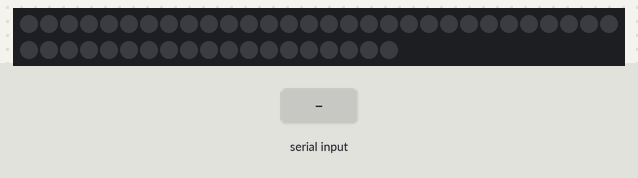
Bench run of a sketch on a simulated Arduino Uno, built with avr-gcc and run on an emulated ATmega328P. Parts: 49 RGB LEDs in strip order, left to right, continuing on the next row. The test bench sets the inputs (shaded band). The strip is taken to match the declared colour order; random numbers use the default seed unless the sketch sets one.

Above: at 1.2 s.
1.3 s: "1\n" received over Serial
At 1.95 s:
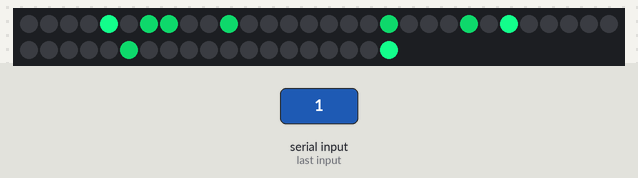
3.3 s: "off\n" received over Serial
At 4.3 s:
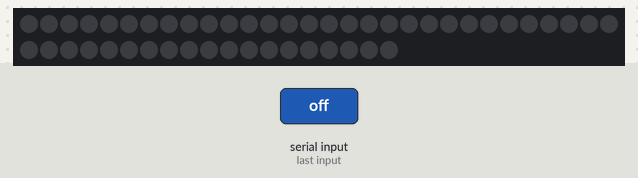
Timing chart, 0 to 6.3 s (numbered marks = the images above; inputs shaded):
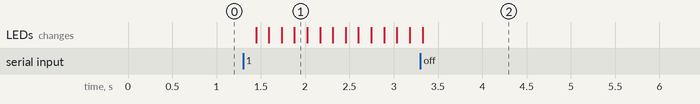

The sketch:

WhiteRain.ino
```cpp
// Libraries.
#include <Adafruit_NeoPixel.h>
#ifdef __AVR__
  #include <avr/power.h>
#endif

// Definitions.
#define PIN 6 // Which pin.
#define STRIPS  7 // Amount of strips.
#define PPS  7 // Pixels per strip.
#define NUMPIXELS   STRIPS * PPS // The number of pixels.
#define BRIGHTNESS  250 // Brightness of the LEDs.

String command; // Input.
int dv = 20; // Delayvalue in miliseconds.
int basedark[3] = {140, 70, 10}; //The darker color of the pixels
int baselight[3] = {255, 140, 20}; //The light color of the pixels
//The array holding the pixel values for the rain
int pixelfield[STRIPS][PPS];

Adafruit_NeoPixel pixels = Adafruit_NeoPixel(NUMPIXELS, PIN, NEO_RGB + NEO_KHZ800);

void setup() // This function gets called once at the beginning.
{
  // Initialize the serial connection
  Serial.begin ( 9600 );
  pixels.setBrightness ( BRIGHTNESS );
  pixels.begin (); // This initializes the NeoPixel library.
  pixels.show (); // Initialize all pixels to 'off'
}

void lightsOn ()
{
  //This function makes a rain like effect. The values of the pixels are randomly chosen and after each loop
  //shifted down one in the matrix that saves the values.
  int randvalue;

  //In these loops we move the entire matrix contents one down and fill the line at the top, which has
  //opened up, with new pixel values
  for ( int i = STRIPS - 1; i >= 0; i-- ){ //Moving up through the matrix
    for ( int j = 0; j < PPS; j++ ){
      pixelfield[i][j] = pixelfield[i-1][j];

      if(i == 0){
        randvalue = random(0,10);
        if(randvalue == 8){
          pixelfield[i][j] = 1; //Half bright pixel
        }else if(randvalue == 9){
          pixelfield[i][j] = 2; //Full brightness pixel
        }else{
          pixelfield[i][j] = 0; //Dark pixel
        }
      }
    }
  }

  /*

  //checking the values of the pixelfield
  Serial.print("[\n");
  for(int i = 0; i < STRIPS; i++){
    for(int j = 0; j < STRIPS; j++){
      Serial.print(pixelfield[i][j]);
      Serial.print(" ");
    }
    Serial.print("|\n");
  }
  Serial.print("]\n\n");
  */

  //Here we set the values of the pixels
  for ( int i = 0; i < STRIPS; i++ ){
    for ( int j = 0; j < PPS; j++ ){
      if(pixelfield[i][j] == 0){
        if(j % 2 == 1){
          pixels.setPixelColor (j*PPS + i, pixels.Color (0, 0, 0) );
        }else{
          pixels.setPixelColor (j*PPS + 6 - i, pixels.Color (0, 0, 0) );
        }
      }else if(pixelfield[i][j] == 1){
        if(j % 2 == 1){
          pixels.setPixelColor ( j*PPS + i, pixels.Color (baselight[2], baselight[0], baselight[1]) );
        }else{
          pixels.setPixelColor ( j*PPS + 6 - i, pixels.Color (baselight[2], baselight[0], baselight[1]) );
        }
      }else if(pixelfield[i][j] == 2){
        if(j % 2 == 1){
          pixels.setPixelColor ( j*PPS + i, pixels.Color (basedark[2], basedark[0], basedark[1]) );
        }else{
          pixels.setPixelColor ( j*PPS + 6 - i, pixels.Color (basedark[2], basedark[0], basedark[1]) );
        }
      }

    }
    delay(dv);
  }
}

void lightsOff ()
{
  for ( int i = 0; i < STRIPS; i++ )
  {
    for ( int j = 0; j < PPS; j++ )
    {
      pixels.setPixelColor ( i*PPS + j, pixels.Color ( 0, 0, 0 ) );
    }
  }
}

void loop ()
{
  if ( Serial.available() > 0 )
  {
    command = Serial.readStringUntil('\n');
  }

  if ( command == "off" )
  {
    lightsOff ();
    pixels.show ();
  }

  if ( command == "1" )
  {
    lightsOn ();
    pixels.show ();
  }
}
```

Measured:
- after the input at 1.3 s, the LEDs: first change after 0.15 s (image 1 shows a later state)
